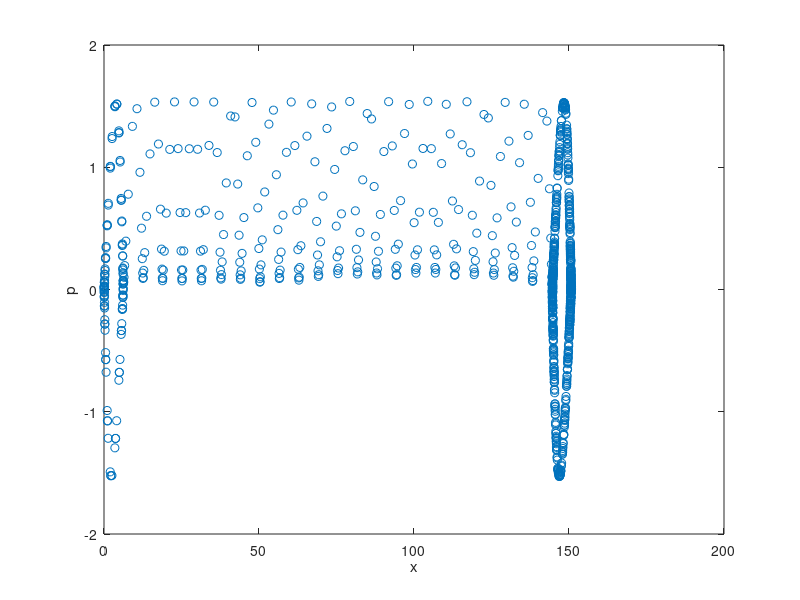

MATLAB code to generate this figure:


clc, clear, close all

N = 1000;
x = zeros(1,N);
p = zeros(1,N);

K = 0.555;
x(1) = 0.01;
p(1) = 0.01;
T = 1;

Jn = 1;
for n = 1:N-1
    p(n+1) = p(n) + K * sin( x(n) );
    x(n+1) = x(n) + T * p(n+1);
    
    In = [1+K*cos(2*pi*x(n)) 1
          K*cos(2*pi*x(n))   1];
    Jn = In * Jn;
end

eig(Jn)

figure
plot(x,p,'o')
xlabel 'x'
ylabel 'p'
